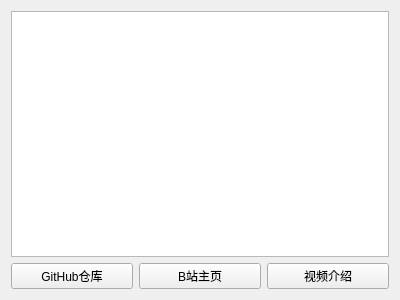
<?xml version="1.0" encoding="UTF-8"?>
<ui version="4.0">
 <class>about</class>
 <widget class="QWidget" name="about">
  <property name="geometry">
   <rect>
    <x>0</x>
    <y>0</y>
    <width>400</width>
    <height>300</height>
   </rect>
  </property>
  <property name="windowTitle">
   <string>Form</string>
  </property>
  <layout class="QGridLayout" name="gridLayout">
   <item row="0" column="0" colspan="3">
    <widget class="TextEdit" name="textEdit">
     <property name="readOnly">
      <bool>true</bool>
     </property>
    </widget>
   </item>
   <item row="1" column="0">
    <widget class="PrimaryPushButton" name="btn_github">
     <property name="text">
      <string>GitHub仓库</string>
     </property>
    </widget>
   </item>
   <item row="1" column="1">
    <widget class="PushButton" name="btn_bilibili">
     <property name="text">
      <string>B站主页</string>
     </property>
    </widget>
   </item>
   <item row="1" column="2">
    <widget class="PushButton" name="btn_tour">
     <property name="text">
      <string>视频介绍</string>
     </property>
    </widget>
   </item>
  </layout>
 </widget>
 <customwidgets>
  <customwidget>
   <class>TextEdit</class>
   <extends>QTextEdit</extends>
   <header>qfluentwidgets</header>
  </customwidget>
  <customwidget>
   <class>PrimaryPushButton</class>
   <extends>QPushButton</extends>
   <header>qfluentwidgets</header>
  </customwidget>
  <customwidget>
   <class>PushButton</class>
   <extends>QPushButton</extends>
   <header>qfluentwidgets</header>
  </customwidget>
 </customwidgets>
 <resources/>
 <connections/>
</ui>
